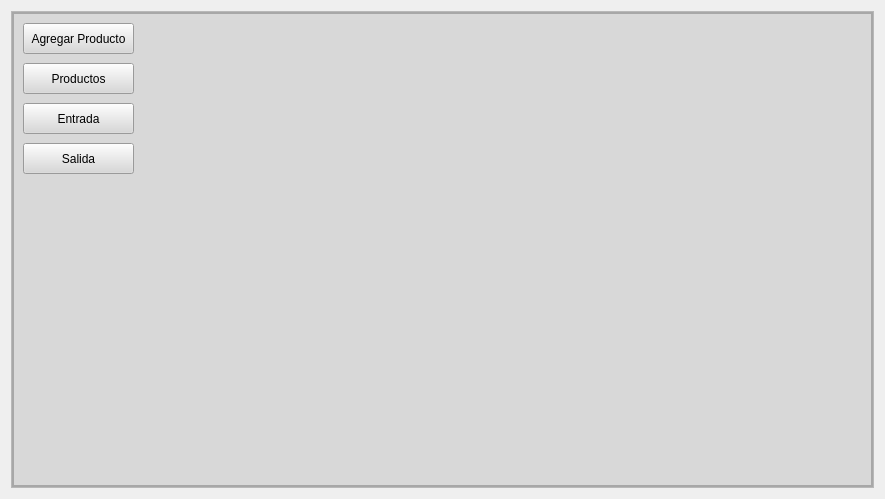
<?xml version="1.0" encoding="UTF-8"?>
<ui version="4.0">
 <class>MainWindow</class>
 <widget class="QWidget" name="MainWindow">
  <property name="geometry">
   <rect>
    <x>0</x>
    <y>0</y>
    <width>885</width>
    <height>499</height>
   </rect>
  </property>
  <property name="windowTitle">
   <string>Form</string>
  </property>
  <layout class="QVBoxLayout" name="verticalLayout">
   <item>
    <widget class="QFrame" name="central_frame">
     <property name="frameShape">
      <enum>QFrame::StyledPanel</enum>
     </property>
     <property name="frameShadow">
      <enum>QFrame::Raised</enum>
     </property>
     <layout class="QVBoxLayout" name="verticalLayout_2">
      <property name="spacing">
       <number>0</number>
      </property>
      <property name="leftMargin">
       <number>0</number>
      </property>
      <property name="topMargin">
       <number>0</number>
      </property>
      <property name="rightMargin">
       <number>0</number>
      </property>
      <property name="bottomMargin">
       <number>0</number>
      </property>
      <item>
       <widget class="QFrame" name="background_frame">
        <property name="styleSheet">
         <string notr="true">background-color: rgb(216, 216, 216);</string>
        </property>
        <property name="frameShape">
         <enum>QFrame::StyledPanel</enum>
        </property>
        <property name="frameShadow">
         <enum>QFrame::Raised</enum>
        </property>
        <layout class="QVBoxLayout" name="verticalLayout_3">
         <property name="spacing">
          <number>0</number>
         </property>
         <property name="leftMargin">
          <number>0</number>
         </property>
         <property name="topMargin">
          <number>0</number>
         </property>
         <property name="rightMargin">
          <number>0</number>
         </property>
         <property name="bottomMargin">
          <number>0</number>
         </property>
         <item>
          <widget class="QFrame" name="content_frame">
           <property name="frameShape">
            <enum>QFrame::StyledPanel</enum>
           </property>
           <property name="frameShadow">
            <enum>QFrame::Raised</enum>
           </property>
           <widget class="QPushButton" name="add_product_button">
            <property name="geometry">
             <rect>
              <x>10</x>
              <y>10</y>
              <width>111</width>
              <height>31</height>
             </rect>
            </property>
            <property name="text">
             <string>Agregar Producto</string>
            </property>
           </widget>
           <widget class="QPushButton" name="productos_button">
            <property name="geometry">
             <rect>
              <x>10</x>
              <y>50</y>
              <width>111</width>
              <height>31</height>
             </rect>
            </property>
            <property name="text">
             <string>Productos</string>
            </property>
           </widget>
           <widget class="QPushButton" name="add_entrada_button">
            <property name="geometry">
             <rect>
              <x>10</x>
              <y>90</y>
              <width>111</width>
              <height>31</height>
             </rect>
            </property>
            <property name="text">
             <string>Entrada</string>
            </property>
           </widget>
           <widget class="QPushButton" name="add_salida_button">
            <property name="geometry">
             <rect>
              <x>10</x>
              <y>130</y>
              <width>111</width>
              <height>31</height>
             </rect>
            </property>
            <property name="text">
             <string>Salida</string>
            </property>
           </widget>
          </widget>
         </item>
        </layout>
       </widget>
      </item>
     </layout>
    </widget>
   </item>
  </layout>
 </widget>
 <resources/>
 <connections/>
</ui>
